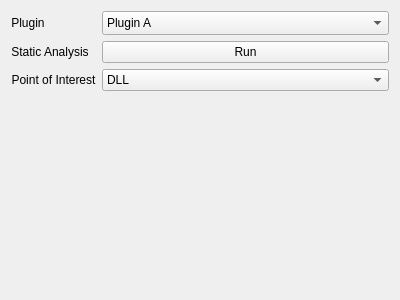
<?xml version="1.0" encoding="UTF-8"?>
<ui version="4.0">
 <class>Frame</class>
 <widget class="QFrame" name="Frame">
  <property name="geometry">
   <rect>
    <x>0</x>
    <y>0</y>
    <width>400</width>
    <height>300</height>
   </rect>
  </property>
  <property name="windowTitle">
   <string>Frame</string>
  </property>
  <layout class="QFormLayout" name="formLayout">
   <item row="0" column="0">
    <widget class="QLabel" name="static_plugin_label">
     <property name="text">
      <string>Plugin</string>
     </property>
     <property name="alignment">
      <set>Qt::AlignCenter</set>
     </property>
    </widget>
   </item>
   <item row="0" column="1">
    <widget class="QComboBox" name="static_plugin_comboBox">
     <property name="maxVisibleItems">
      <number>10</number>
     </property>
     <property name="sizeAdjustPolicy">
      <enum>QComboBox::AdjustToMinimumContentsLengthWithIcon</enum>
     </property>
     <item>
      <property name="text">
       <string>Plugin A</string>
      </property>
     </item>
     <item>
      <property name="text">
       <string>Plugin B</string>
      </property>
     </item>
     <item>
      <property name="text">
       <string>Plugin C</string>
      </property>
     </item>
    </widget>
   </item>
   <item row="1" column="0">
    <widget class="QLabel" name="static_anal_label">
     <property name="text">
      <string>Static Analysis</string>
     </property>
     <property name="alignment">
      <set>Qt::AlignCenter</set>
     </property>
    </widget>
   </item>
   <item row="1" column="1">
    <widget class="QPushButton" name="static_run_button">
     <property name="layoutDirection">
      <enum>Qt::LeftToRight</enum>
     </property>
     <property name="text">
      <string>Run</string>
     </property>
    </widget>
   </item>
   <item row="2" column="0">
    <widget class="QLabel" name="static_poi_label">
     <property name="text">
      <string>Point of Interest</string>
     </property>
     <property name="alignment">
      <set>Qt::AlignCenter</set>
     </property>
    </widget>
   </item>
   <item row="2" column="1">
    <widget class="QComboBox" name="static_poi_comboBox">
     <item>
      <property name="text">
       <string>DLL</string>
      </property>
     </item>
     <item>
      <property name="text">
       <string>Structs</string>
      </property>
     </item>
     <item>
      <property name="text">
       <string>Strings</string>
      </property>
     </item>
    </widget>
   </item>
  </layout>
 </widget>
 <resources/>
 <connections/>
</ui>
